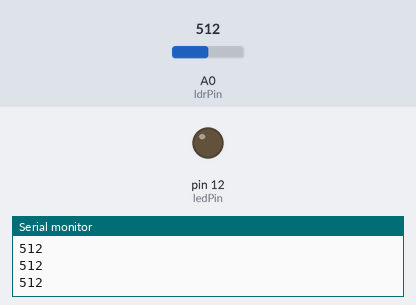
A sketch run on a simulated Arduino Uno, built with avr-gcc and run on an emulated ATmega328P. On the bench: output pins drawn as LEDs (lit = HIGH), the last lines printed to the serial monitor. Inputs (shaded band) come from the test bench; at power-on: A0 (ldrPin) = 512.

Above: at 1.2 s.
1.3 s: A0 (ldrPin) set to 88
2.8 s: A0 (ldrPin) set to 72
At 3.7 s:
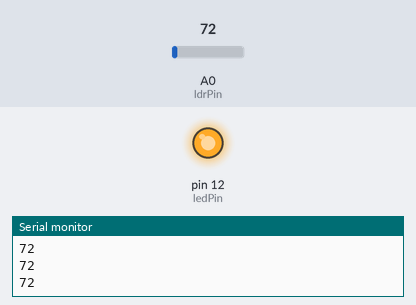
4.3 s: A0 (ldrPin) set to 90
At 4.7 s:
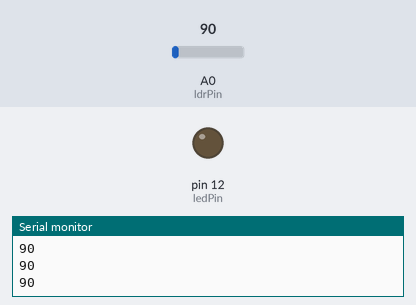
5.8 s: A0 (ldrPin) set to 70
At 7.1 s:
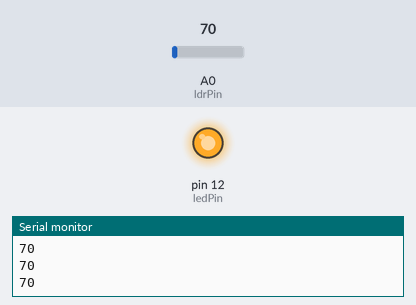
Timing chart, 0 to 8.3 s (numbered marks = the images above; inputs shaded):
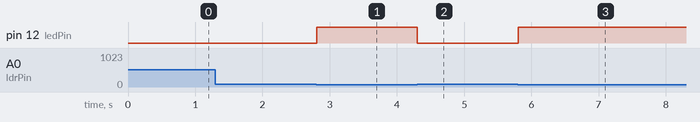

Measured:
- the behaviour switches between 81 and 80 on A0 (ldrPin) (found by bisection; images 0 and 1)
- after the input at 2.8 s, pin 12 (ledPin): LOW → HIGH at once
- after the input at 4.3 s, pin 12 (ledPin): HIGH → LOW at once
- after the input at 5.8 s, pin 12 (ledPin): LOW → HIGH at once

The sketch:

LDR_resistor_testcode_both.ino.ino
```cpp
const int ledPin = 12;   //the number of the LED pin
const int   ldrPin = A0;  //the number of the LDR pin


void setup() {

  Serial.begin(9600);
   pinMode(ledPin, OUTPUT);  //initialize the LED pin as an output
  pinMode(ldrPin, INPUT);   //initialize the LDR pin as an input
}

void loop() {
  int   ldrStatus = analogRead(ldrPin);   //read the status of the LDR value

  //check   if the LDR status is <= 500
  //if it is, the LED is HIGH
Serial.println(ldrStatus);
   if (ldrStatus <=80) {

    digitalWrite(ledPin, HIGH);               //turn LED on

   }
  else {
    digitalWrite(ledPin, LOW);          //turn LED off
  }
}
```
